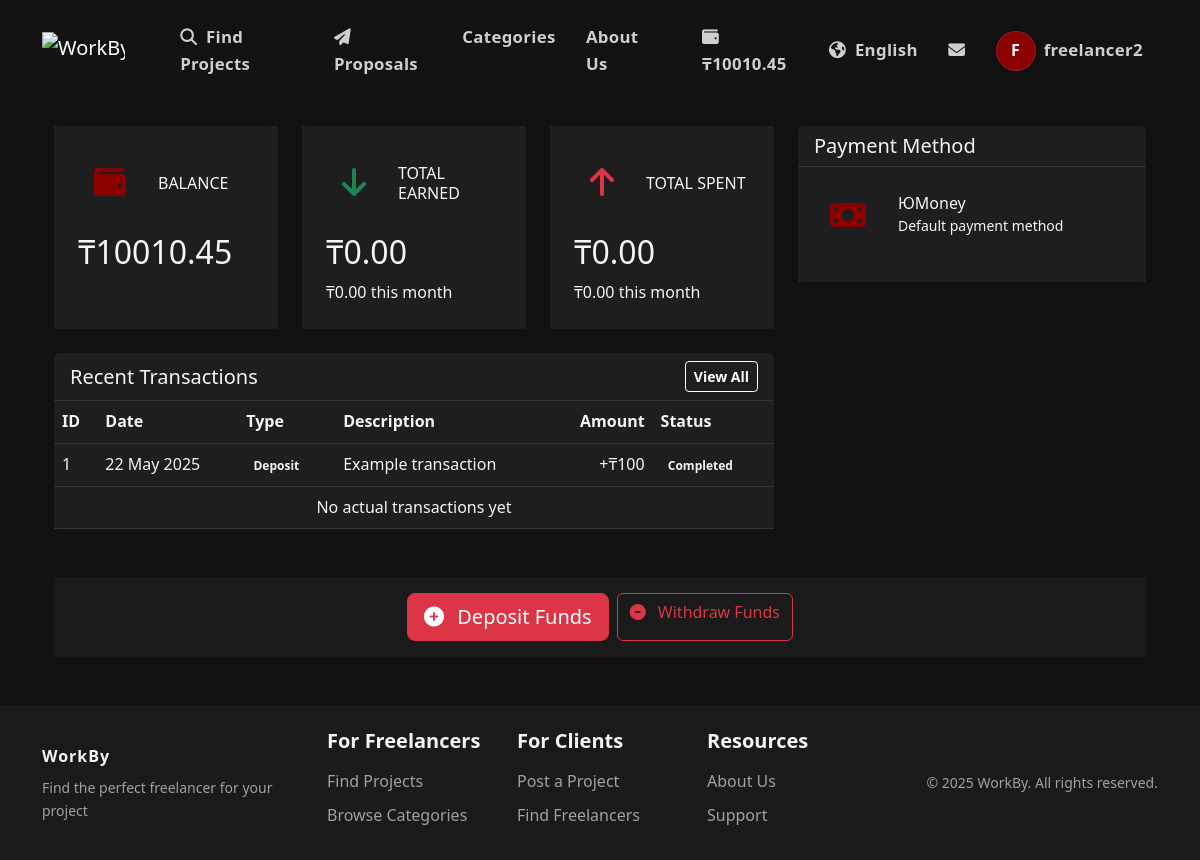
The app's page /en/payments/wallet/ (signed in) with its own data.
### payments/models.py (models this page shows, shortened)
class Wallet(models.Model):
    user = models.OneToOneField(
        settings.AUTH_USER_MODEL,
        on_delete=models.CASCADE,
        related_name='wallet'
    )
    balance = models.DecimalField(_('Balance'), max_digits=10, decimal_places=2, default=0)
    is_active = models.BooleanField(_('Active'), default=True)
    created_at = models.DateTimeField(_('Created At'), auto_now_add=True)
    updated_at = models.DateTimeField(_('Updated At'), auto_now=True)
    class Meta:
        verbose_name = _('Wallet')
        verbose_name_plural = _('Wallets')

### accounts/models.py (models this page shows, shortened)
class User(AbstractUser):
    USER_TYPE_CHOICES = (
        ('client', _('Client')),
        ('freelancer', _('Freelancer')),
    )
    LANGUAGE_CHOICES = (
        ('en', _('English')),
        ('ru', _('Russian')),
        ('kk', _('Kazakh')),
    )
    user_type = models.CharField(_('User Type'), max_length=10, choices=USER_TYPE_CHOICES, default='client')
    bio = models.TextField(_('Biography'), blank=True)
    avatar = models.ImageField(_('Avatar'), upload_to='avatars/', blank=True, null=True)
    phone_number = models.CharField(_('Phone Number'), max_length=15, blank=True)
    preferred_language = models.CharField(_('Preferred Language'), max_length=2, choices=LANGUAGE_CHOICES, default='en')
    dark_mode = models.BooleanField(_('Dark Mode'), default=False)
    skills = models.TextField(_('Skills'), blank=True)
    hourly_rate = models.DecimalField(_('Hourly Rate'), max_digits=10, decimal_places=2, null=True, blank=True)
    company_name = models.CharField(_('Company Name'), max_length=100, blank=True)
    def get_full_name(self):
        if self.first_name or self.last_name:
            return f"{self.first_name} {self.last_name}".strip()
        return self.username
    @property
    def is_client(self):
        return self.user_type == 'client'
    @property
    def is_freelancer(self):
        return self.user_type == 'freelancer'

### payments/views.py (the view)
# urls.py: path('wallet/', views.wallet_view, name='wallet'),
@login_required
def wallet_view(request):
    wallet, created = Wallet.objects.get_or_create(user=request.user)
    recent_transactions = Transaction.objects.filter(user=request.user).order_by('-created_at')[:10]
    withdrawal_methods = WithdrawalMethod.objects.filter(user=request.user, is_active=True).order_by('-is_default')[:3]
    total_in = Transaction.objects.filter(
        user=request.user,
        transaction_type__in=['deposit', 'refund'],
        status='completed'
    ).aggregate(sum=Sum('amount'))['sum'] or 0
    total_out = Transaction.objects.filter(
        user=request.user,
        transaction_type__in=['withdrawal', 'payment'],
        status='completed'
    ).aggregate(sum=Sum('amount'))['sum'] or 0
    in_escrow = 0
    try:
        if hasattr(request.user, 'client_contracts'):
            client_contracts = request.user.client_contracts.all()
            for contract in client_contracts:
                escrow_payments = EscrowPayment.objects.filter(
                    milestone__contract=contract,
                    status='funded'
                )
                in_escrow += escrow_payments.aggregate(sum=Sum('amount'))['sum'] or 0
    except Exception as e:
        logger.error(f"Error calculating escrow amount for user {request.user.id}: {str(e)}")
    pending = Transaction.objects.filter(
        user=request.user,
        status='pending'
    ).aggregate(sum=Sum('amount'))['sum'] or 0
    stats = {
        'total_in': total_in,
        'total_out': total_out,
        'in_escrow': in_escrow,
        'pending': pending
    }
    context = {
        'wallet': wallet,
        'recent_transactions': recent_transactions,
        'stats': stats,
        'withdrawal_methods': withdrawal_methods
    }
    return render(request, 'payments/wallet.html', context)

### templates/payments/wallet.html (shortened to what this page needs)
{% extends 'base.html' %}
{% load i18n %}
{% load static %}
{% load crispy_forms_tags %}
{% block content %}
<div class="container py-4">
    <div class="row">
        <div class="col-lg-8">
            <div class="row mb-4">
                <div class="col-md-4">
                    <div class="card border-0 bg-dark text-light shadow-sm h-100">
                        <div class="card-body p-4">
                            <div class="d-flex align-items-center mb-3">
                                <div class="icon-box bg-primary bg-opacity-10 rounded-3 p-3 me-3">
                                    <i class="fas fa-wallet text-primary fa-2x"></i>
                                </div>
                                <div>
                                    <h6 class="text-uppercase text-primary mb-0">{% trans "Balance" %}</h6>
                                </div>
                            </div>
                            <h2 class="card-title mb-0">₸{{ wallet.balance }}</h2>
                        </div>
                    </div>
                </div>
                <div class="col-md-4">
                    <div class="card border-0 bg-dark text-light shadow-sm h-100">
                        <div class="card-body p-4">
                            <div class="d-flex align-items-center mb-3">
                                <div class="icon-box bg-success bg-opacity-10 rounded-3 p-3 me-3">
                                    <i class="fas fa-arrow-down text-success fa-2x"></i>
                                </div>
                                <div>
                                    <h6 class="text-uppercase text-success mb-0">{% trans "Total Earned" %}</h6>
                                </div>
                            </div>
                            <h2 class="card-title mb-0">₸{{ stats.total_earned|default:"0.00" }}</h2>
                            <p class="text-muted mt-2 mb-0">
                            </p>
                        </div>
                    </div>
                </div>
                <div class="col-md-4">
                    <div class="card border-0 bg-dark text-light shadow-sm h-100">
                        <div class="card-body p-4">
                            <div class="d-flex align-items-center mb-3">
                                <div class="icon-box bg-danger bg-opacity-10 rounded-3 p-3 me-3">
                                    <i class="fas fa-arrow-up text-danger fa-2x"></i>
                                </div>
                                <div>
                                    <h6 class="text-uppercase text-danger mb-0">{% trans "Total Spent" %}</h6>
                                </div>
                            </div>
                            <h2 class="card-title mb-0">₸{{ stats.total_spent|default:"0.00" }}</h2>
                            <p class="text-muted mt-2 mb-0">
                            </p>
                        </div>
                    </div>
                </div>
            </div>
            <div class="card border-0 bg-dark text-light shadow-sm mb-4">
                <div class="card-header d-flex justify-content-between align-items-center bg-dark">
                    <h5 class="mb-0">{% trans "Recent Transactions" %}</h5>
                    <a href="{% url 'payments:transaction_list' %}" class="btn btn-sm btn-outline-light">
                        {% trans "View All" %}
                    </a>
                </div>
                <div class="card-body p-0">
                    <div class="table-responsive">
                        <table class="table table-dark table-hover align-middle mb-0">
                            <thead>
                                <tr>
                                    <th>{% trans "ID" %}</th>
                                    <th>{% trans "Date" %}</th>
                                    <th>{% trans "Type" %}</th>
                                    <th>{% trans "Description" %}</th>
                                    <th class="text-end">{% trans "Amount" %}</th>
                                    <th>{% trans "Status" %}</th>
                                </tr>
                            </thead>
                            <tbody>
                                {% for transaction in transactions %}
                                <tr>
                                    <td>
                                        <a href="{% url 'payments:transaction_detail' transaction.transaction_id %}">{{ transaction.transaction_id }}</a>
                                    </td>
                                    <td>{{ transaction.created_at|date:"d M Y, H:i" }}</td>
                                    <td>
                                        <span class="badge text-bg-{{ transaction.get_badge_class }}">
                                            {{ transaction.get_transaction_type_display }}
                                        </span>
                                    </td>
                                    <td>{{ transaction.description|truncatechars:30 }}</td>
                                    <td class="text-end {% if transaction.transaction_type == 'deposit' %}text-success{% elif transaction.transaction_type in 'withdrawal,payment,fee' %}text-danger{% endif %}">
                                        {% if transaction.transaction_type == 'deposit' %}+{% endif %}
                                        ₸{{ transaction.amount }}
                                    </td>
                                    <td>
                                        <span class="badge text-bg-{{ transaction.get_status_badge_class }}">
                                            {{ transaction.get_status_display }}
                                        </span>
                                    </td>
                                </tr>
                                {% empty %}
                                <tr class="text-muted">
                                    <td>1</td>
                                    <td>22 May 2025</td>
                                    <td><span class="badge text-bg-success">{% trans "Deposit" %}</span></td>
                                    <td>{% trans "Example transaction" %}</td>
                                    <td class="text-end text-success">+₸100</td>
                                    <td><span class="badge text-bg-success">{% trans "Completed" %}</span></td>
                                </tr>
                                <tr>
                                    <td colspan="6" class="text-center py-2">
                                        <p class="mb-0 text-muted">{% trans "No actual transactions yet" %}</p>
                                    </td>
                                </tr>
                                {% endfor %}
                            </tbody>
                        </table>
                    </div>
                </div>
            </div>
        </div>
        <div class="col-lg-4">
            <div class="card border-0 bg-dark text-light shadow-sm mb-4">
                <div class="card-header bg-dark">
                    <h5 class="mb-0">{% trans "Payment Method" %}</h5>
                </div>
                <div class="card-body">
                    <div class="d-flex align-items-center mb-3">
                        <div class="icon-box bg-primary bg-opacity-10 rounded-3 p-3 me-3">
                            <i class="fas fa-money-bill text-primary fa-2x"></i>
                        </div>
                        <div>
                            <h6 class="mb-0">ЮMoney</h6>
                            <small class="text-muted">{% trans "Default payment method" %}</small>
                        </div>
                    </div>
                </div>
            </div>
        </div>
    </div>
    <div class="d-grid gap-2 d-md-flex justify-content-md-center mt-4 sticky-bottom py-3 bg-dark">
        <a href="{% url 'payments:deposit' %}" class="btn btn-danger btn-lg">
            <i class="fas fa-plus-circle me-2"></i> {% trans "Deposit Funds" %}
        </a>
        <a href="{% url 'payments:withdraw' %}" class="btn btn-outline-danger">
            <i class="fas fa-minus-circle me-2"></i> {% trans "Withdraw Funds" %}
        </a>
    </div>
</div>
{% endblock %}

### templates/includes/header.html (shortened to what this page needs)
{% load i18n %}
{% load static %}
<nav class="navbar navbar-expand-lg navbar-dark bg-dark border-bottom py-3">
    <div class="container">
        <a class="navbar-brand" href="{% url 'jobs:home' %}">
            <img src="{% static 'img/logo.png' %}" alt="WorkBy" height="40" class="d-inline-block align-text-top me-2">
        </a>
        <div class="collapse navbar-collapse" id="navbarSupportedContent">
            <ul class="navbar-nav me-auto mb-2 mb-lg-0">
                {% if user.is_authenticated %}
                    <li class="nav-item">
                        <a class="nav-link" href="{% url 'jobs:project_list' %}"><i class="fas fa-search me-1"></i> {% trans "Find Projects" %}</a>
                    </li>
                    <li class="nav-item">
                        <a class="nav-link" href="{% url 'jobs:my_proposals' %}">
                            <i class="fas fa-paper-plane me-1"></i> {% trans "Proposals" %}
                        </a>
                    </li>
                    <li class="nav-item">
                        <a class="nav-link" href="{% url 'jobs:categories' %}">{% trans "Categories" %}</a>
                    </li>
                    <li class="nav-item">
                        <a class="nav-link" href="{% url 'jobs:about' %}">{% trans "About Us" %}</a>
                    </li>
                {% endif %}
            </ul>
            <ul class="navbar-nav ml-auto align-items-center">
                {% if user.is_authenticated and user_balance is not None %}
                <li class="nav-item me-3">
                    <a href="{% url 'payments:wallet' %}" class="nav-link">
                        <i class="fas fa-wallet me-1"></i>
                        <span class="fw-bold">₸{{ user_balance }}</span>
                    </a>
                </li>
                {% endif %}
                <li class="nav-item dropdown">
                    <a class="nav-link dropdown-toggle" href="#" id="languageDropdown" role="button" data-bs-toggle="dropdown" aria-expanded="false">
                        <i class="fas fa-globe-americas me-1"></i>
                        {% get_current_language as CURRENT_LANGUAGE %}
                        {% if CURRENT_LANGUAGE == 'en' %}
                            {% trans "English" %}
                        {% elif CURRENT_LANGUAGE == 'ru' %}
                            {% trans "Russian" %}
                        {% elif CURRENT_LANGUAGE == 'kk' %}
                            {% trans "Kazakh" %}
                        {% endif %}
                    </a>
                </li>
                {% if user.is_authenticated %}
                    <li class="nav-item d-none d-lg-block">
                        <a class="nav-link" href="{% url 'chat:inbox' %}" title="{% trans 'Messages' %}">
                            <i class="fas fa-envelope"></i>
                        </a>
                    </li>
                    <li class="nav-item dropdown">
                        <a class="nav-link dropdown-toggle d-flex align-items-center" href="#" id="navbarDropdown" role="button" data-bs-toggle="dropdown" aria-expanded="false">
                            <div class="avatar avatar-md me-2">
                                {% if user.avatar %}
                                    <img src="{{ user.avatar.url }}" alt="{{ user.get_full_name|default:user.username }}">
                                {% else %}
                                    {{ user.get_full_name|slice:":1"|upper|default:user.username|slice:":1"|upper }}
                                {% endif %}
                            </div>
                            <span>{{ user.username }}</span>
                        </a>
                    </li>
                {% endif %}
            </ul>
        </div>
    </div>
</nav>

### records on screen
Wallet: balance "10010.45"
User: get_full_name "F", username "freelancer2"

### other values on screen
{{ stats.total_earned|default:"0.00" }} "0.00"
{{ stats.total_spent|default:"0.00" }} "0.00"
